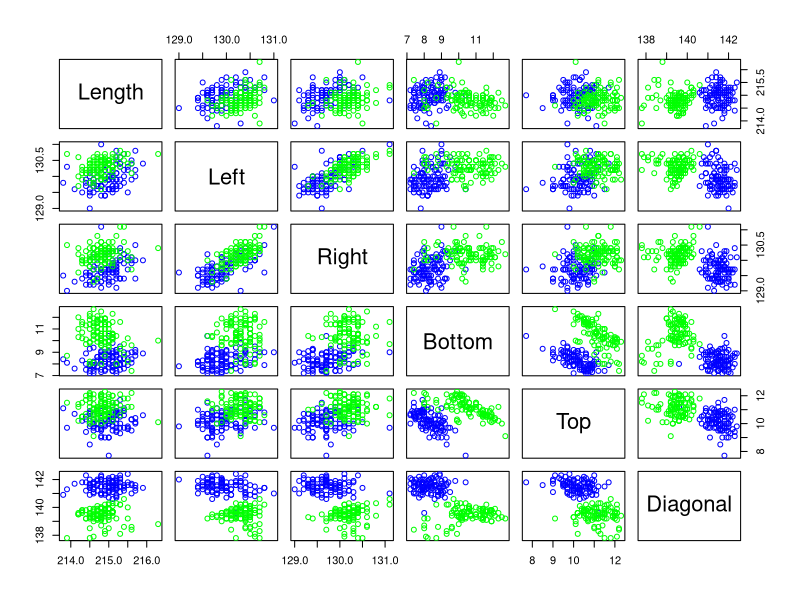
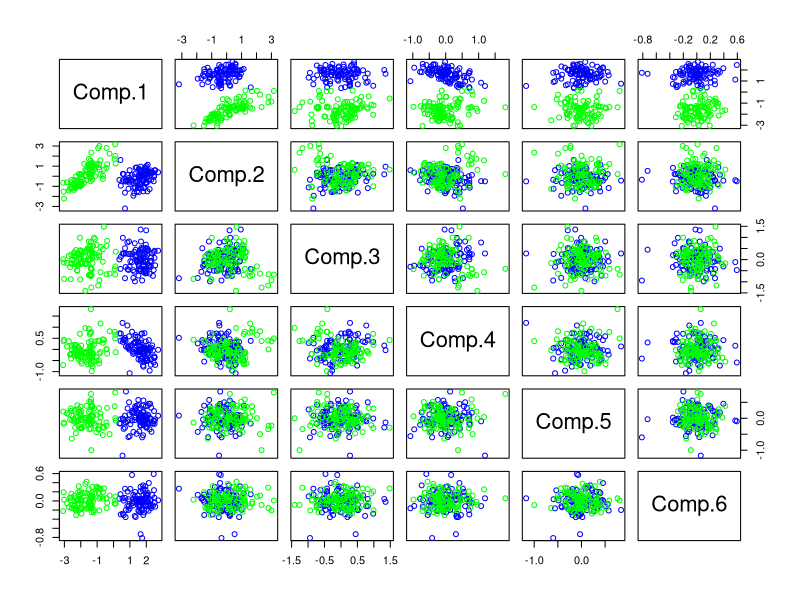
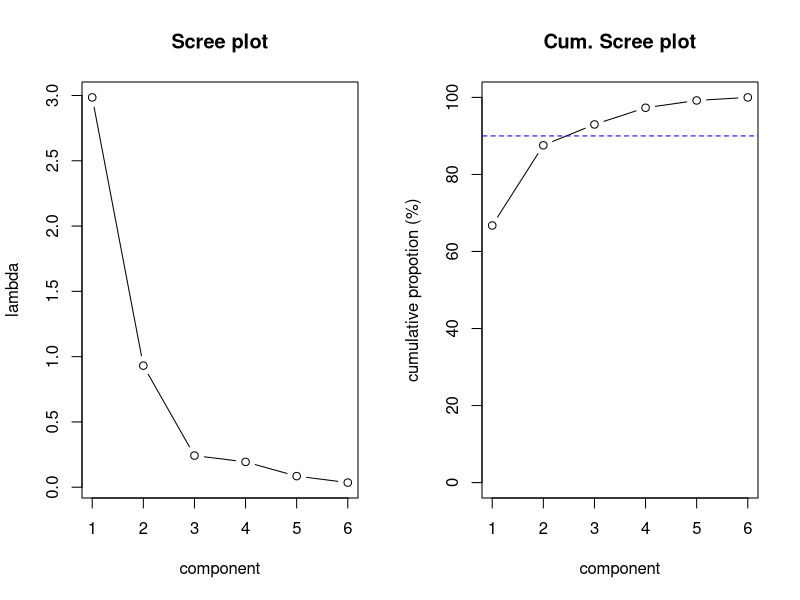

Source code (R) for these figures, in order:
rm(list = ls())
#install.packages("mclust")
#install.packages("psych")
library(mclust)
library(psych)
data(banknote)

# load swiss bank notes
y=banknote[,1]
x=banknote[,-1]
round(cor(x),3)
cortest.bartlett(cor(x),nrow(banknote))

# PCA
spr=princomp(x)
U=spr$loadings
L=(spr$sdev)^2
Z=spr$scores

# scatterplot of input x
idx = which(banknote$Status=='genuine')
pairs(x,col=c('green', 'blue')[factor(y)])

# scatterplot of principal components
pairs(Z,col=c('green', 'blue')[factor(y)])

# variances of each principal component
par(mfrow=c(1,2))
plot(L,type="b",xlab="component",ylab="lambda",main="Scree plot")
plot(cumsum(L)/sum(L)*100,ylim=c(0,100),type="b",xlab="component",ylab="cumulative propotion (%)",main="Cum. Scree plot")
lines(c(0,10),c(90,90),col="blue",lty=2)
